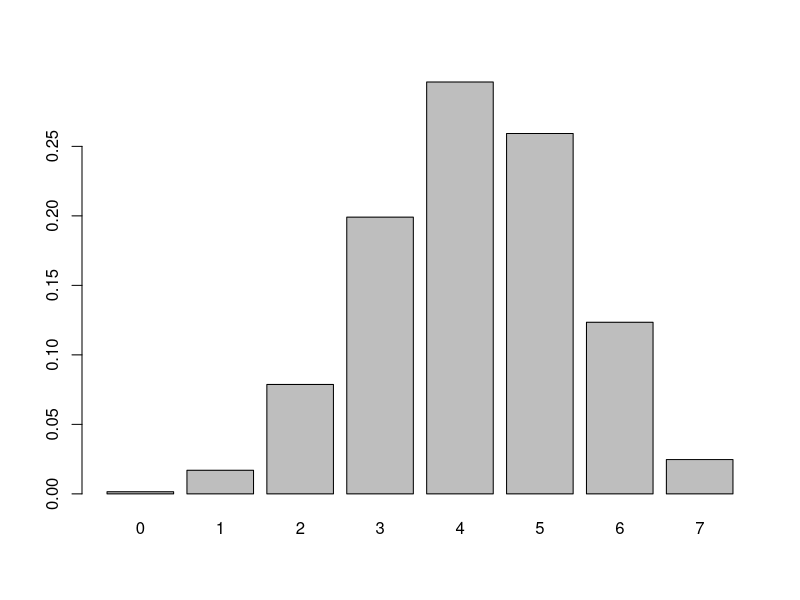

This chart was generated by the following R code:
# setwd("Workshops/Week2")
rm(list = ls()) # cleanup

bostonGames <- c(1,1,0)
stLouisGames <- c(1,0)

table <- expand.grid(Day1 = bostonGames,
                     Day2 = bostonGames,
                     Day3 = stLouisGames,
                     Day4 = stLouisGames,
                     Day5 = stLouisGames,
                     Day6 = bostonGames,
                     Day7 = bostonGames); head(table)
tableMod <- table
tableMod$totalWins <- rowSums(tableMod); head(table)
tableMod$totalWinsByDay6 <- rowSums(tableMod) - tableMod$totalWins - tableMod$Day7; head(tableMod)
length(which(tableMod$totalWinsByDay6 >= 4)) # 330

table(tableMod$totalWins)
probs <- table(tableMod$totalWins)/length(tableMod$totalWins)
barplot(probs)